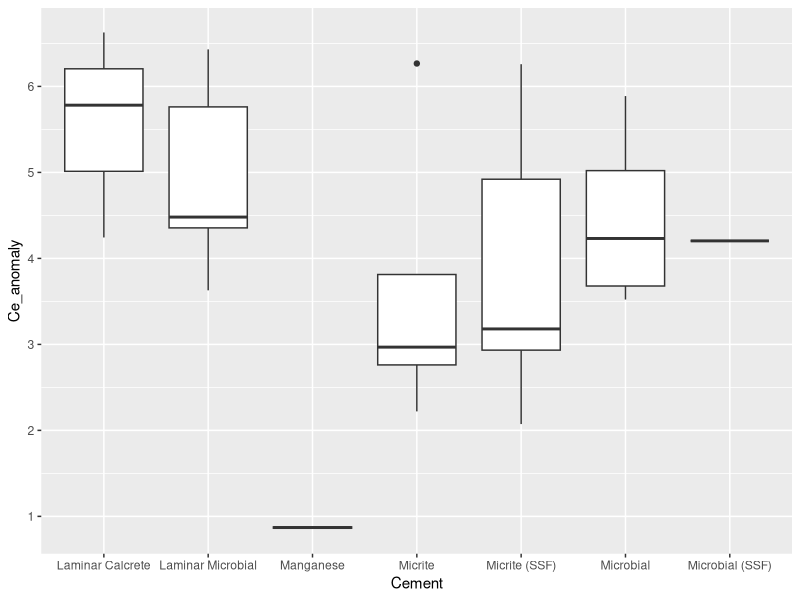
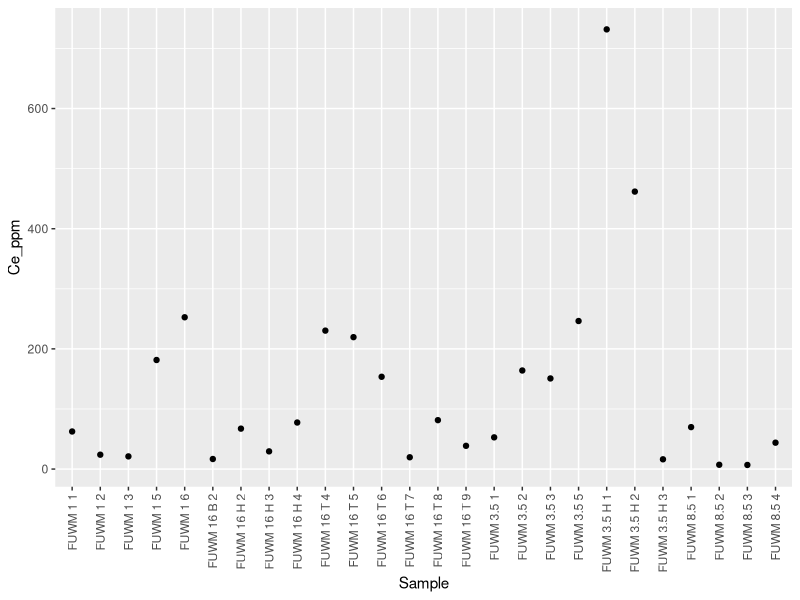
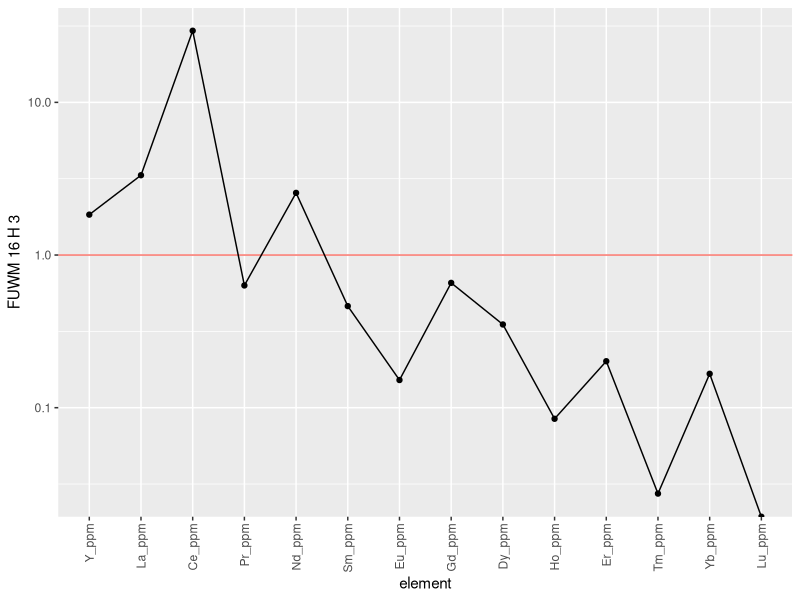
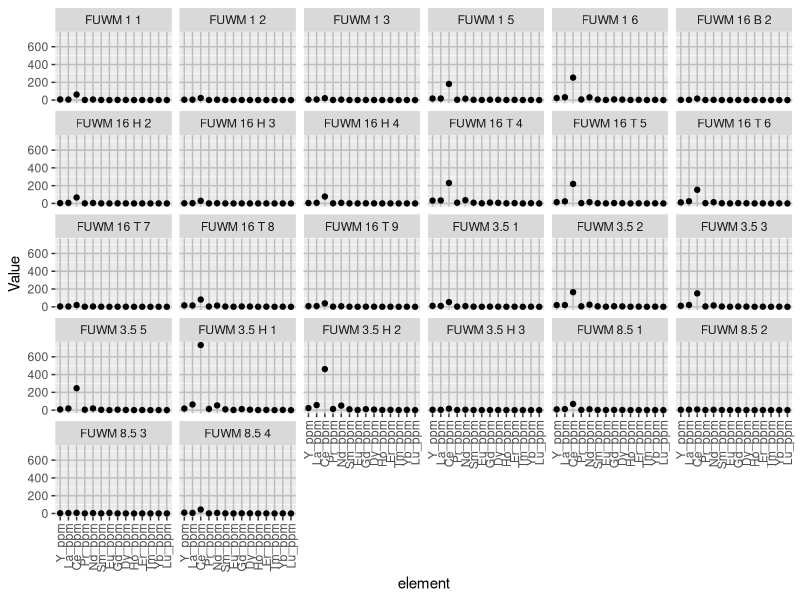
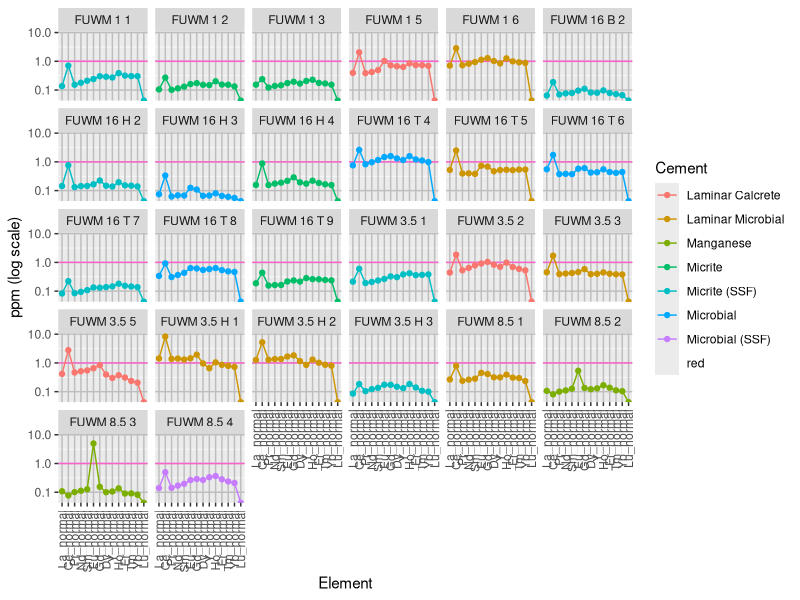
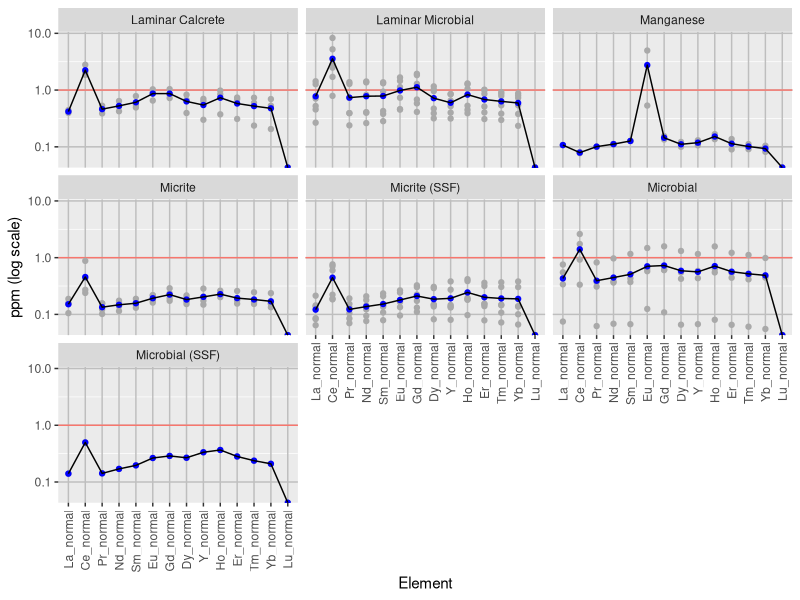
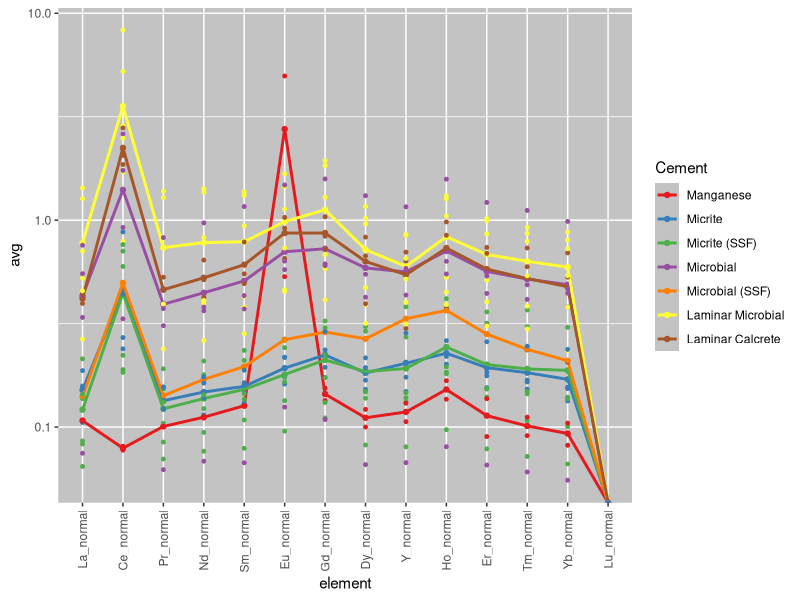

Generate these figures, in order, with R:
## ---- chunk 1
knitr::opts_chunk$set(echo = TRUE)
library(tidyverse)
library("readxl")

all_data <- read_excel("ree_data_r.xlsx", 1)
cement_data <- read_excel("ree_data_r.xlsx", 2)
## ---- chunk 2
ree_data <- all_data %>%
  select("Sample", "Y_ppm", "La_ppm", "Ce_ppm", "Pr_ppm", "Nd_ppm", "Sm_ppm", "Eu_ppm",  "Gd_ppm","Dy_ppm", "Ho_ppm", "Er_ppm", "Tm_ppm", "Yb_ppm", "Lu_ppm") #filter out non REY elements\
ree_data <- data.frame(t(ree_data[-1])) #transpose and remove first row containing sample names
colnames(ree_data) <- all_data$Sample #rename column names with sample names
ree_data <- tibble::rownames_to_column(ree_data, "element") %>%
  mutate(element = fct_inorder(element)) #order elements
## ---- chunk 3
ree_data2 <- ree_data %>%
  pivot_longer(-element, names_to = "Sample", values_to = "Value") #pivot data to have each element value as observation
## ---- chunk 4
attach(all_data)
normalize <- all_data %>%
  select("Sample", "La_ppm", "Ce_ppm", "Pr_ppm", "Nd_ppm", "Sm_ppm", "Eu_ppm",  "Gd_ppm","Dy_ppm", "Y_ppm",  "Ho_ppm", "Er_ppm", "Tm_ppm", "Yb_ppm", "Lu_ppm") %>% #filter out non REY elements
  mutate(Y_normal = Y_ppm/27.31, La_normal = La_ppm/44.56, Ce_normal = Ce_ppm/88.25, Pr_normal = Pr_ppm/10.15, Nd_normal = Nd_ppm/37.32, Sm_normal = Sm_ppm/6.884, Eu_normal = Eu_ppm/1.215, Gd_normal = Gd_ppm/6.043, Dy_normal = Dy_ppm/5.325, Ho_normal = Ho_ppm/1.052, Er_normal = Er_ppm/3.075, Tm_normal = Tm_ppm/0.4510, Yb_normal = Yb_ppm/3.012, Lu_normal = Lu_ppm/0.4386) %>% #normalize values using PAAS data from Pourmand et al. 2012
    select("Sample", "La_normal", "Ce_normal", "Pr_normal", "Nd_normal", "Sm_normal", "Eu_normal",  "Gd_normal","Dy_normal", "Y_normal", "Ho_normal", "Er_normal", "Tm_normal", "Yb_normal", "Lu_normal") %>% #filter out non normalized values
  left_join(cement_data, by = c("Sample" = "Sample")) #attach cement to each observation

normal <- data.frame(t(normalize[2:15]))#transpose and remove first row containing sample names and cement row
colnames(normal) <- all_data$Sample #rename column names with sample names
normal <- tibble::rownames_to_column(normal, "element") %>%
  mutate(element = fct_inorder(element)) %>% #order elements
  pivot_longer(-element, names_to = "Sample", values_to = "Value") %>% #pivot data to have each element value as observation
  left_join(cement_data, by = c("Sample" = "Sample")) #attach cement to each observation
## ---- chunk 5
rawAnomaly <- normalize %>%
  mutate(Ce_anomaly = Ce_normal/(Pr_normal^2/Nd_normal),
    Y_Ho_ratio = Y_normal/Ho_normal) %>%
  select(Sample, Cement, Ce_anomaly, Y_Ho_ratio)
rawAnomaly

anomaly <- normalize %>%
  mutate(
    Ce_anomaly = Ce_normal/(Pr_normal^2/Nd_normal),
    Y_Ho_ratio = Y_normal/Ho_normal,
    Eu_anomaly = (2*Eu_normal)/(Sm_normal + Gd_normal),
    BSI = (2*(Sm_normal + Gd_normal + Dy_normal)/3)/((La_normal +Pr_normal + Nd_normal)/3+(Ho_normal + Er_normal +Tm_normal +Yb_normal +Lu_normal)/5)) %>%
  group_by(Cement) %>%
  summarise(
    Ce_mean = mean(Ce_anomaly),
    Ce_sd = sd(Ce_anomaly),
    Ce_max = max(Ce_anomaly),
    Ce_min = min(Ce_anomaly),
    YH_mean = mean(Y_Ho_ratio),
    YH_sd = sd(Y_Ho_ratio),
    YH_max = max(Y_Ho_ratio),
    YH_min = min(Y_Ho_ratio),
    Eu_mean = mean(Eu_anomaly),
    Eu_sd = sd(Eu_anomaly),
    Eu_max = max(Eu_anomaly),
    Eu_min = min(Eu_anomaly),
    BSI_mean = mean(BSI),
    BSI_sd = sd(BSI),
    BSI_max = max(BSI),
    BSI_min = min(BSI)
  )
anomaly
## ---- chunk 6
cement_avg <- normal %>%
  group_by(Cement, element) %>%
  summarise(
    n = n(),
    avg = mean(Value),
    sd = sd(Value)
  )
cement_avg$Cement <- factor(cement_avg$Cement, levels = c("Spar", "Microspar", "Manganese", "Micrite", "Micrite (SSF)", "Micrite (spicule)", "Microbial", "Microbial (SSF)", "Laminar Microbial", "Laminar Microbial (Strom)", "Laminar Microbial (sponge)", "Laminar Calcrete"))
## ---- chunk 7
anomalyplot <- ggplot(rawAnomaly, aes(y = Ce_anomaly, x = Cement)) +
  geom_boxplot()
anomalyplot
## ---- chunk 8
element_plot <- ggplot(all_data, aes(x = Sample, y = Ce_ppm)) + #change y to element of choice
  geom_point() +
  scale_x_discrete(guide = guide_axis(angle = 90))
element_plot
## ---- chunk 9
ree_plot <- ggplot(ree_data, aes(x = element, y = `FUWM 16 H 3`, group = 1)) + #change y to sample of choice
  geom_hline(aes(yintercept = 1, color = "red"), show.legend = FALSE) +
  geom_line() +
  geom_point() +
  scale_y_log10() +
  scale_x_discrete(guide = guide_axis(angle = 90))
ree_plot
## ---- chunk 10
ree_plot2 <- ggplot(ree_data2, aes(x = element, y = Value)) + #non normalized spider plots all samples
  geom_point() +
  scale_x_discrete(guide = guide_axis(angle = 90)) +
  theme(
    panel.grid.major = element_line(
      color = "gray"
    )
    ) +
  facet_wrap(vars(Sample)) 
ree_plot2
## ---- chunk 11
normal_plot <- ggplot(normal, aes(x = element, y = Value, group = 1, color = Cement)) + #normalized spider plots all samples
  geom_hline(aes(yintercept = 1, color = "red"), show.legend = FALSE) +
  geom_line() +
  geom_point() +
  scale_x_discrete(guide = guide_axis(angle = 90)) +
  scale_y_log10() +
  theme(panel.grid.major = element_line(color = "gray")) +
  ylab("ppm (log scale)") +
  xlab("Element") +
  facet_wrap(vars(Sample)) 
normal_plot
## ---- chunk 12
normal_plot <- ggplot(cement_avg, aes(x = element, y = avg, group = 1)) + #normalized spider plots all cements
  geom_hline(aes(yintercept = 1, color = "red"), show.legend = FALSE) +
  geom_point(data = normal, aes(x = element, y = Value), color = "darkgray") +
  geom_point(colour = "blue") +
  geom_line(aes(group = Cement)) +
  scale_x_discrete(guide = guide_axis(angle = 90)) +
  scale_y_log10() +
  theme(panel.grid.major = element_line(color = "gray")) +
  ylab("ppm (log scale)") +
  xlab("Element") +
  facet_wrap(vars(Cement)) 
normal_plot
## ---- chunk 13
cement_aio <- ggplot(cement_avg, aes(x = element, y = avg, color = Cement)) + #attempt at making a single spider plot with all samples
  geom_point() +
  geom_line(aes(group = Cement), size = 1) +
  #geom_errorbar(aes(ymin = avg - sd, ymax = avg + sd), size = .5) +
  geom_point(data = normal, aes(x = element, y = Value, color = Cement), size = 1) +
  scale_x_discrete(guide = guide_axis(angle = 90)) +
  scale_y_log10() +
  scale_color_brewer(palette = "Set1") +
  theme(
    #panel.grid.major = element_line(color = "white",),
   panel.background = element_rect(fill = "#C3C3C3"),
    legend.key = element_rect(fill = "#C3C3C3")
    )
cement_aio
